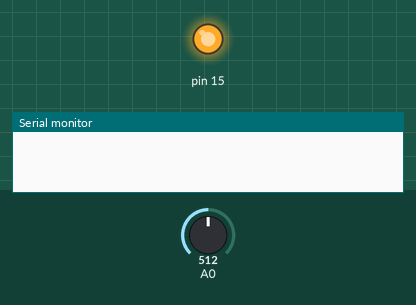
Simulated run of this sketch. Board: Arduino Uno, built with avr-gcc and run on an emulated ATmega328P. Parts: output pins drawn as LEDs (lit = HIGH), the last lines printed to the serial monitor. Inputs (shaded band) come from the test bench; at power-on: A0 = 512.

Above: at 2.0 s.
At 6.0 s:
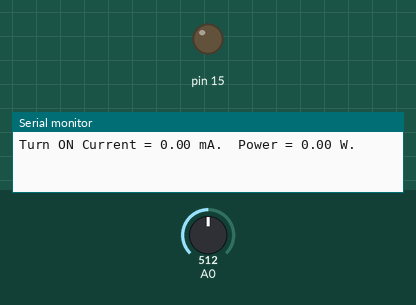
Timing chart, 0 to 10.4 s (numbered marks = the images above):
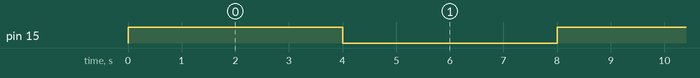

Measured:
- by itself, pin 15: alternates HIGH for 4.0 s and LOW for 4.0 s

The sketch:

MakerAsia_Zeui_demo.ino
```cpp
#include "ZEUI_LIB.h"

float mA = 0;
// the setup function runs once when you press reset or power the board
void setup() {
  // initialize digital pin LED_BUILTIN as an output.
  pinMode(15, OUTPUT);
  Serial.begin(115200);
}

// the loop function runs over and over again forever
void loop() {

  Turn_on ();   // turn the LED on (HIGH is the voltage level)

  delay(3000);
  mA = Read_mA_RMS();
  Serial.print("Turn ON Current = ");
  Serial.print(mA);
  Serial.print(" mA.  Power = ");
  Serial.print(mA * 0.220);
  Serial.print(" W.\n");

  Turn_off ();   // turn the LED off by making the voltage LOW

  delay(3000);
  mA = Read_mA_RMS();
  Serial.print("Turn OFF Current = ");
  Serial.print(mA);
  Serial.print(" mA.  Power = ");
  Serial.print(mA * 0.220);
  Serial.print(" W.\n");


}
```

ZEUI_LIB.h
```cpp
#ifndef _ZEUI_H_
#define _ZEUI_H_

float Read_mA_RMS (void) {
  uint32_t Start_time = millis();
  uint32_t log_time = Start_time;
  uint32_t Current_time = Start_time;
  uint8_t index = 0;
  uint16_t _max = 0;
  uint16_t _min = 0xfff;
  uint16_t _buffer[50] = {0};
  while (Current_time - Start_time < 1000UL) {
    Current_time = millis();
    if (Current_time - log_time >= 20) {
      log_time = Current_time;
      _buffer[index] = _max - _min;
      index++;
      _max = 0;
      _min = 0xfff;
    }
    uint16_t adc = analogRead(A0);
    if (adc > _max )_max = adc;
    if (adc < _min )_min = adc;
  }
  uint32_t _avg = 0;

  for (int x = 0; x < index; x++) {
    _avg += _buffer[x];
  }
  _avg = _avg / index;
  float I_RMS =  _avg * 9.331540081f ; //  185mV/A // R-devider 4k-1k //Vrms = Vpp /(2root2)

  I_RMS = I_RMS - 20; //offset ~20 mA
  if (I_RMS < 0) I_RMS = 0;
  return I_RMS;
}

float Turn_on (void) {
  pinMode(15, OUTPUT);
  digitalWrite(15, HIGH);
}

float Turn_off (void) {
  pinMode(15, OUTPUT);
  digitalWrite(15, LOW);
}

#endif
```
